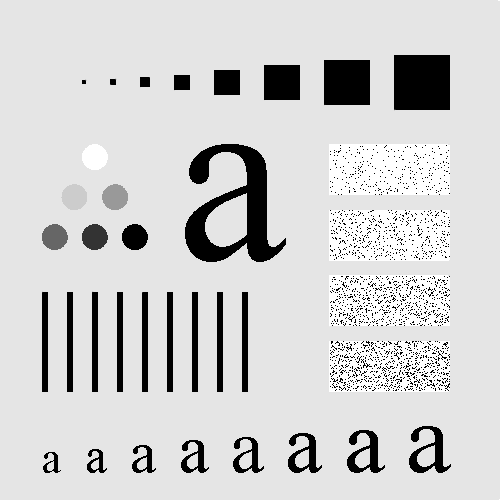
#> input picture imgProc/HW2/src/Fig2-1.bmp, 500 x 500 px
$ python 2.py
#> lines starting #> are read from the running program, lines starting #| are printed output that depends on the picture
import os
import cv2 as cv
import matplotlib
matplotlib.use('Agg')
import matplotlib.pyplot as plt

img = cv.imread('../src/Fig2-1.bmp', cv.IMREAD_GRAYSCALE)
#> img is the input picture: shape (500, 500); min 0, max 255, mean 207.4
if img is None:
    raise ValueError("Image not found or could not be opened.")
os.makedirs('result/p2', exist_ok=True)

sizes = [1, 3, 5, 9, 15, 35]
for m in sizes:
    smooth = cv.blur(img, (m, m))
    plt.figure()
    plt.title(f"Averaging Filter m={m}")
    plt.imshow(smooth, cmap='gray')
    plt.axis('off')
    plt.savefig(f'result/p2/averaging_filter_m_{m}.png')
#> this loop made 6 passes
#> pass 2, `smooth = cv.blur(img, (m, m))`:
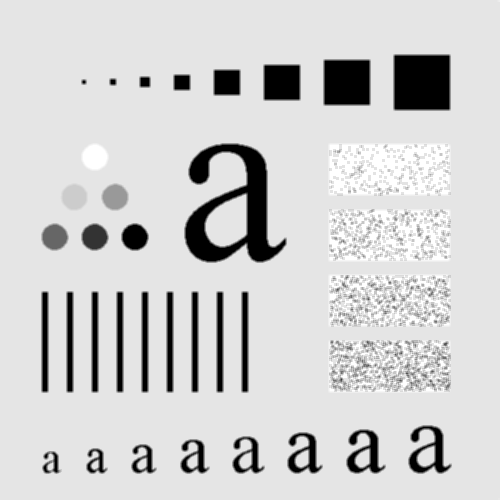
#> smooth: shape (500, 500); min 0, max 255, mean 207.4
#> pass 3, `smooth = cv.blur(img, (m, m))`:
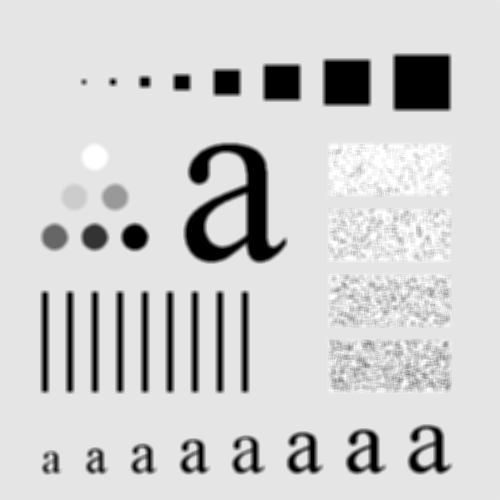
#> smooth: shape (500, 500); min 0, max 255, mean 207.4
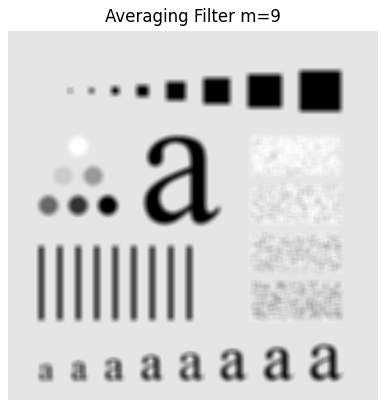
#> figure drawn by matplotlib, 1 panel
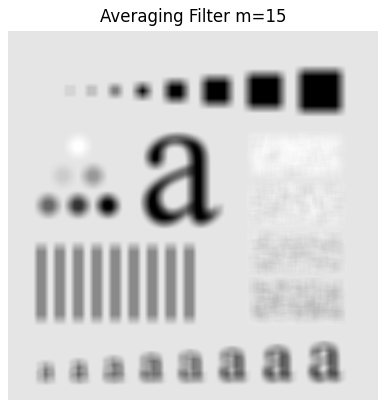
#> figure drawn by matplotlib, 1 panel
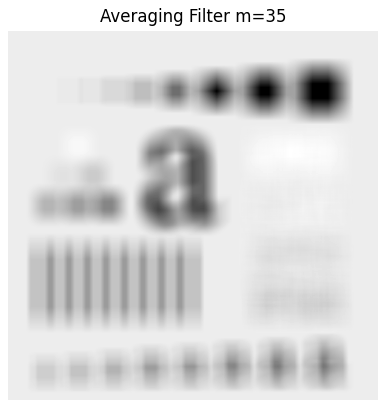
#> figure drawn by matplotlib, 1 panel

$ run again, with imgProc/HW2/src/Fig1-1.bmp copied over imgProc/HW2/src/Fig2-1.bmp
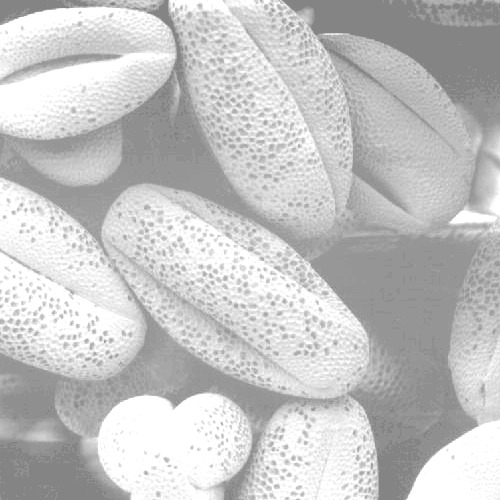
#> input picture imgProc/HW2/src/Fig1-1.bmp, 500 x 500 px
#> img is the input picture: shape (500, 500); min 132, max 255, mean 196.4
#> `plt.savefig(f'result/p2/averaging_filter_m_{m}.png')`:
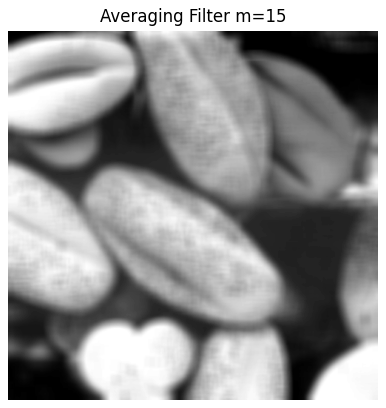
#> figure drawn by matplotlib, 1 panel
#> `plt.savefig(f'result/p2/averaging_filter_m_{m}.png')`:
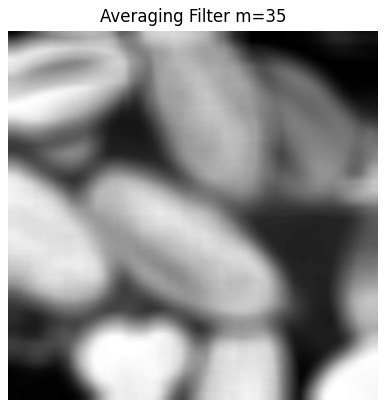
#> figure drawn by matplotlib, 1 panel
